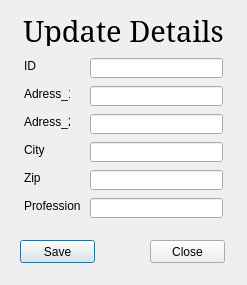
<?xml version="1.0" encoding="UTF-8"?>
<ui version="4.0">
 <class>Dialog_address</class>
 <widget class="QDialog" name="Dialog_address">
  <property name="geometry">
   <rect>
    <x>0</x>
    <y>0</y>
    <width>247</width>
    <height>285</height>
   </rect>
  </property>
  <property name="windowTitle">
   <string>Dialog</string>
  </property>
  <property name="modal">
   <bool>true</bool>
  </property>
  <widget class="QLabel" name="label">
   <property name="geometry">
    <rect>
     <x>24</x>
     <y>58</y>
     <width>46</width>
     <height>16</height>
    </rect>
   </property>
   <property name="text">
    <string>ID</string>
   </property>
  </widget>
  <widget class="QLineEdit" name="lne_p">
   <property name="geometry">
    <rect>
     <x>90</x>
     <y>198</y>
     <width>133</width>
     <height>20</height>
    </rect>
   </property>
  </widget>
  <widget class="QLineEdit" name="lne_a2">
   <property name="geometry">
    <rect>
     <x>90</x>
     <y>114</y>
     <width>133</width>
     <height>20</height>
    </rect>
   </property>
  </widget>
  <widget class="QLabel" name="label_4">
   <property name="geometry">
    <rect>
     <x>24</x>
     <y>142</y>
     <width>46</width>
     <height>16</height>
    </rect>
   </property>
   <property name="text">
    <string>City</string>
   </property>
  </widget>
  <widget class="QLabel" name="label_7">
   <property name="geometry">
    <rect>
     <x>23</x>
     <y>15</y>
     <width>201</width>
     <height>31</height>
    </rect>
   </property>
   <property name="font">
    <font>
     <family>MS Serif</family>
     <pointsize>22</pointsize>
    </font>
   </property>
   <property name="text">
    <string>Update Details</string>
   </property>
   <property name="alignment">
    <set>Qt::AlignCenter</set>
   </property>
  </widget>
  <widget class="QLineEdit" name="lne_z">
   <property name="geometry">
    <rect>
     <x>90</x>
     <y>170</y>
     <width>133</width>
     <height>20</height>
    </rect>
   </property>
  </widget>
  <widget class="QLabel" name="label_5">
   <property name="geometry">
    <rect>
     <x>24</x>
     <y>170</y>
     <width>46</width>
     <height>16</height>
    </rect>
   </property>
   <property name="text">
    <string>Zip</string>
   </property>
  </widget>
  <widget class="QLabel" name="label_6">
   <property name="geometry">
    <rect>
     <x>24</x>
     <y>198</y>
     <width>171</width>
     <height>16</height>
    </rect>
   </property>
   <property name="text">
    <string>Profession</string>
   </property>
  </widget>
  <widget class="QLabel" name="label_2">
   <property name="geometry">
    <rect>
     <x>24</x>
     <y>86</y>
     <width>46</width>
     <height>16</height>
    </rect>
   </property>
   <property name="text">
    <string>Adress_1</string>
   </property>
  </widget>
  <widget class="QLineEdit" name="lne_c">
   <property name="geometry">
    <rect>
     <x>90</x>
     <y>142</y>
     <width>133</width>
     <height>20</height>
    </rect>
   </property>
  </widget>
  <widget class="QLabel" name="label_3">
   <property name="geometry">
    <rect>
     <x>24</x>
     <y>114</y>
     <width>46</width>
     <height>16</height>
    </rect>
   </property>
   <property name="text">
    <string>Adress_2</string>
   </property>
  </widget>
  <widget class="QLineEdit" name="lne_a1">
   <property name="geometry">
    <rect>
     <x>90</x>
     <y>86</y>
     <width>133</width>
     <height>20</height>
    </rect>
   </property>
  </widget>
  <widget class="QLineEdit" name="lne_i">
   <property name="geometry">
    <rect>
     <x>90</x>
     <y>58</y>
     <width>133</width>
     <height>20</height>
    </rect>
   </property>
  </widget>
  <widget class="QPushButton" name="pushButton">
   <property name="geometry">
    <rect>
     <x>20</x>
     <y>240</y>
     <width>75</width>
     <height>23</height>
    </rect>
   </property>
   <property name="text">
    <string>Save</string>
   </property>
  </widget>
  <widget class="QPushButton" name="pushButton_2">
   <property name="geometry">
    <rect>
     <x>150</x>
     <y>240</y>
     <width>75</width>
     <height>23</height>
    </rect>
   </property>
   <property name="text">
    <string>Close</string>
   </property>
  </widget>
 </widget>
 <resources/>
 <connections>
  <connection>
   <sender>pushButton_2</sender>
   <signal>clicked()</signal>
   <receiver>Dialog_address</receiver>
   <slot>close()</slot>
   <hints>
    <hint type="sourcelabel">
     <x>188</x>
     <y>244</y>
    </hint>
    <hint type="destinationlabel">
     <x>126</x>
     <y>228</y>
    </hint>
   </hints>
  </connection>
 </connections>
</ui>
